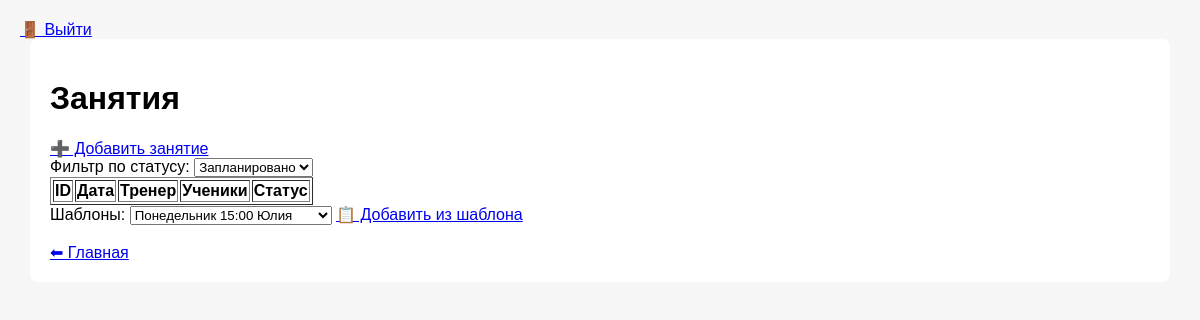
The app's page /lessons (signed in), older data.
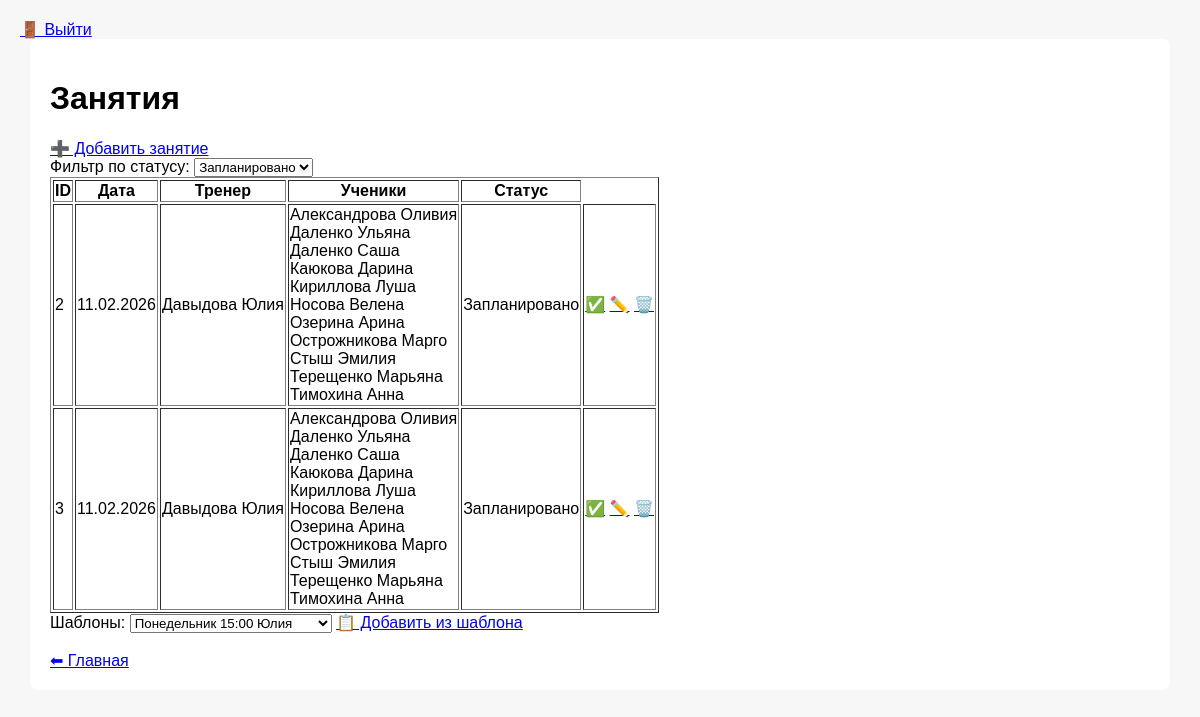
The same page, newer data.
### tables this page shows
CREATE TABLE lessons
                   (
                       id INTEGER PRIMARY KEY AUTOINCREMENT,
                       date TEXT NOT NULL,
                       coach_id INTEGER NOT NULL,
                       student_ids TEXT,
                       status TEXT NOT NULL
                   );

CREATE TABLE coaches
                   (
                       id INTEGER PRIMARY KEY AUTOINCREMENT,
                       first_name TEXT NOT NULL,
                       last_name TEXT NOT NULL,
                       middle_name TEXT,
                       contacts TEXT,
                       birthday TEXT,
                       lessons_count INTEGER,
                       lessons_paid INTEGER,
                       student_payment INTEGER,
                       additional_info TEXT,
                       creation_date TEXT
                   );

CREATE TABLE students
                   (
                       id INTEGER PRIMARY KEY AUTOINCREMENT,
                       first_name TEXT NOT NULL,
                       last_name TEXT NOT NULL,
                       middle_name TEXT,
                       contacts TEXT,
                       birthday TEXT,
                       lessons_count INTEGER,
                       additional_info TEXT,
                       creation_date TEXT
                   );

### app.py (the view)
    def wrapper(*args, **kwargs):
        if "user" not in session:
            return redirect(url_for("login"))
        return fn(*args, **kwargs)

### app.py (called while the page is built)
def login_required(fn):
    def wrapper(*args, **kwargs):
        if "user" not in session:
            return redirect(url_for("login"))
        return fn(*args, **kwargs)
    wrapper.__name__ = fn.__name__
    return wrapper

@app.route("/lessons")
@login_required
def lessons():
    status_filter = request.args.get("status_filter")
    if status_filter is None:
        status_filter = "Запланировано"
    if status_filter == "Все":
        lessons = db.get_all_lessons()
    else:
        lessons = db.get_lessons_filtered_by_status(status_filter)
    students = db.get_all_students()
    coaches = db.get_all_coaches()
    lesson_templates = db.get_all_lesson_templates()
    return render_template("lessons.html", lessons=lessons, students=students, coaches=coaches,
        lesson_templates=lesson_templates, status_filter=status_filter)

@app.template_filter("ru_date")
@login_required
def ru_date(value):
    if not value:
        return ""
    for fmt in ("%Y.%m.%d", "%Y-%m-%d"):
        try:
            return datetime.strptime(value, fmt).strftime("%d.%m.%Y")
        except ValueError:
            pass
    return value  # если формат неожиданный

### templates/lessons.html (shortened to what this page needs)
{% extends "base.html" %}
{% block content %}
<h1>Занятия</h1>
<a href="{{ url_for('add_lesson') }}">➕ Добавить занятие</a>
<form method="get" action="{{ url_for('lessons') }}">
    <label for="status_filter">Фильтр по статусу:</label>
    <select name="status_filter" id="status_filter" onchange="this.form.submit()">
        <option value="Запланировано" {% if status_filter=='Запланировано' %}selected{% endif %}>Запланировано</option>
    </select>
</form>
<table border="1">
    <tr>
        <th>ID</th>
        <th>Дата</th>
        <th>Тренер</th>
        <th>Ученики</th>
        <th>Статус</th>
    </tr>
    {% for l in lessons %}
    <tr>
        <td>{{ l.id }}</td>
        <td>{{ l.date | ru_date }}</td>
        <td>
            {% for c in coaches %}
            {% if c.id == l.coach_id %}
            {{ c.last_name }} {{ c.first_name }}
            {% endif %}
            {% endfor %}
        </td>
        <td>
            {% set ids = l.student_ids.split(',') %}
            {% for s in students %}
            {% if s.id|string in ids %}
            {{ s.last_name }} {{ s.first_name }}<br>
            {% endif %}
            {% endfor %}
        </td>
        <td>{{ l.status }}</td>
        <td>
            <a href="{{ url_for('lesson_done', lesson_id=l.id) }}" title="Состоялось">✅</a>
            <a href="{{ url_for('edit_lesson', lesson_id=l.id) }}" title="Редактировать">✏️</a>
            <a href="#" class="delete-btn" data-url="{{  url_for('delete_lesson', lesson_id=l.id)  }}">🗑️</a>
        </td>
    </tr>
    {% endfor %}
</table>
Шаблоны:
<select id="lesson_template_select">
    {% for l in lesson_templates %}
    <option value="{{ l.id }}">{{ l.template_name }}</option>
    {% endfor %}
</select>
<a href="#" class="btn" onclick="addFromTemplate()">📋 Добавить из шаблона</a>
<br>
<br>
<a href="{{ url_for('index') }}">⬅ Главная</a>
{% endblock %}

Row changes from the older to the newer data that the page shows:
added lessons: id "2", date|ru_date "11.02.2026", status "Запланировано"
now on this page (row edited): coaches: last_name "Давыдова", first_name "Юлия"
now on this page (row edited): students: last_name "Александрова", first_name "Оливия"
now on this page (row edited): students: last_name "Даленко", first_name "Ульяна"
now on this page (row edited): students: last_name "Даленко", first_name "Саша"
now on this page (row edited): students: last_name "Каюкова", first_name "Дарина"
now on this page (row edited): students: last_name "Кириллова", first_name "Луша"
now on this page (row edited): students: last_name "Носова", first_name "Велена"
now on this page (row edited): students: last_name "Озерина", first_name "Арина"
now on this page (row edited): students: last_name "Острожникова", first_name "Марго"
now on this page (row edited): students: last_name "Стыш", first_name "Эмилия"
now on this page (row edited): students: last_name "Терещенко", first_name "Марьяна"
now on this page (row edited): students: last_name "Тимохина", first_name "Анна"
added lessons: id "3", date|ru_date "11.02.2026", status "Запланировано"
